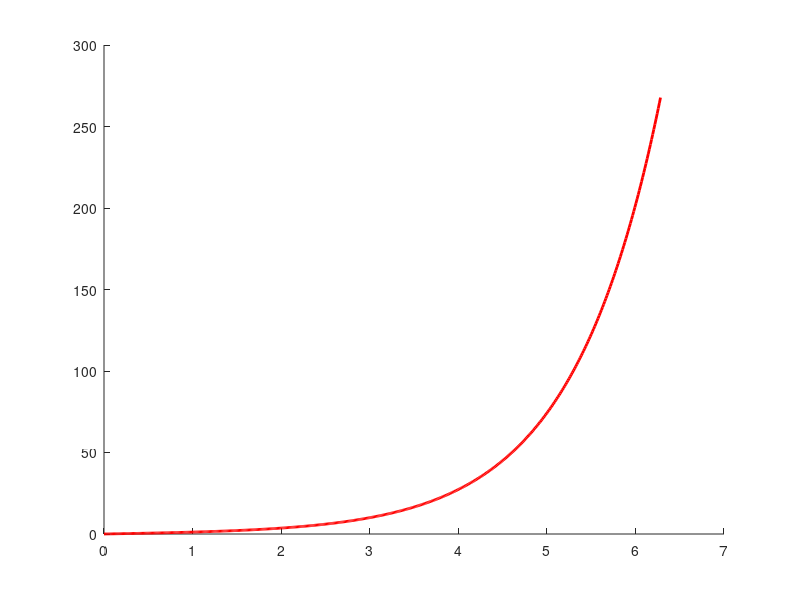

MATLAB code to generate this figure: (Note: this script raises an error after producing the figure.)
%% Testing the IntegroDifferential Equation solver
clc 
clear
close all
%% Case 3: a''[t] == \int_0^t a'[x]dx With a[0] = 0
tmax = 2*pi;
t = linspace(0,tmax,500);
%% Theoritical Solution (Using MATHEMATICA)
% ythGuess = t;
yth = sinh(t);

figure1 = figure('visible','on','WindowState','fullscreen','Color',[1 1 1]);
axes1 = axes('Parent',figure1);
hold(axes1,'on');
% plot(t, ythGuess,'r-','MarkerSize',20,'LineWidth',2,'DisplayName','Theoritical');
plot(t, yth,'r-','MarkerSize',20,'LineWidth',2,'DisplayName','Theoritical');

%% MATLAB Solution
odeOptions = odeset('AbsTol',1e-8,'RelTol',1e-8);
IC = [0; 1];  % IC = [a(0); a'(0)]
[t,guess] = ode45(@model0,t,IC,odeOptions);
guess = [t guess]; 
counter = 1; err = 1e4; Tol = 1e-8;
% [t,a] = ode113(@model, t, IC, odeOptions, guess);
while err > Tol
    [t,a] = ode113(@model, t, IC, odeOptions, guess);
    err1 = sum((a(:,1)-guess(:,2)).^2);
    err2 = sum((a(:,2)-guess(:,3)).^2);
    err = max(err1,err2);
    fprintf('  %4i: %8.2e\n',[counter err]);
    wt = 0.5;
    guess = [t (1-wt)*guess(:,2) + wt*a(:,1) a(:,2)];
    counter = counter+1;
end

nskip = 20;
% plot(t(1:nskip:end), guess(1:nskip:end,1),'r*','MarkerSize',20,'LineWidth',2,'DisplayName','Matlab');
plot(t(1:nskip:end), a(1:nskip:end,1),'r*','MarkerSize',20,'LineWidth',2,'DisplayName','Matlab');

legend1 = legend(axes1,'show');
set(legend1,...
    'Position',[0.45 0.75 0.263939012799944 0.0847176079734219],...
    'Interpreter','latex',...
    'FontSize',30,...
    'EdgeColor',[1 1 1]);
box(axes1,'on');
set(axes1,'FontName','times new roman','FontSize',30,'FontWeight','bold',...
    'LineWidth',3);
axis square
xlim([0.0 tmax])
% ylim([0.0 1.0])
xlabel('\boldmath{$t$}','LineWidth',2,'FontWeight','bold','FontSize',50,...
            'FontName','times new roman',...
            'Interpreter','latex');
ylabel('\boldmath{$a$}','LineWidth',2,'FontWeight','bold','FontSize',50,...
    'FontName','times new roman',...
    'Interpreter','latex'); 

annotation(figure1,'textbox',...
    [0.45 0.53 0.25 0.10],...
    'String','$\ddot{a} = \int_0^t\dot{a}(x)dx$',...
    'LineStyle','none',...
    'Interpreter','latex',...
    'HorizontalAlignment','center',...
    'FontSize',50,...
    'FitBoxToText','off');

function dadt = model0(~,a)
    % Generating Initial Guess
    dadt = [a(2); 0];
end

function dadt = model(t,a,guess)
% Inside the while loop, getting to the actual solution
% Integro-differential equation
ys = @(s) interp1(guess(:,1), guess(:,3), s);
dadt = [a(2); integral(@(s) ys(s), 0, t,'RelTol',1e-8,'AbsTol',1e-13)];
end
